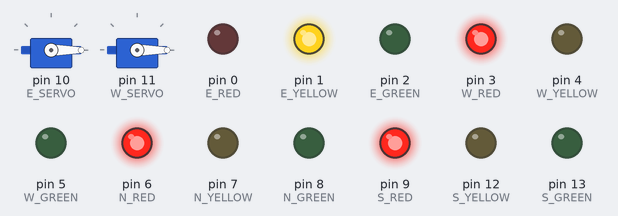
Simulated run of this sketch. Board: Arduino Uno, built with avr-gcc and run on an emulated ATmega328P. Parts: 2 × servo, output pins drawn as LEDs (lit = HIGH).

Above: at 0.1 s.
At 6.6 s:
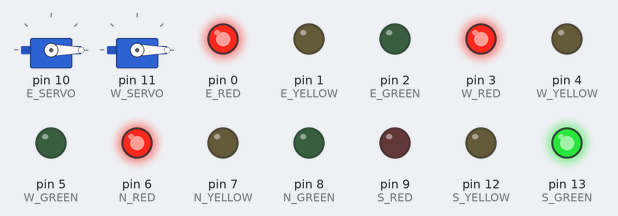
At 11.1 s:
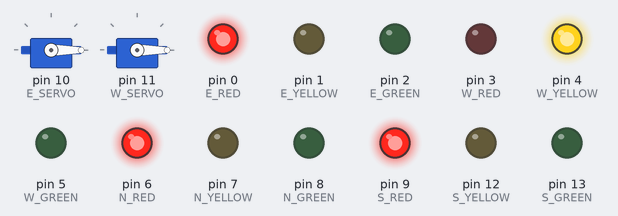
At 17.6 s:
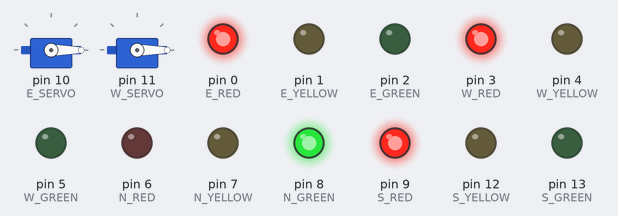
At 23.1 s:
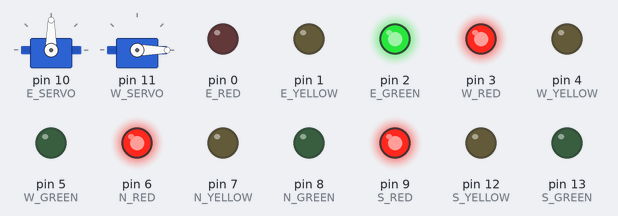
At 34.1 s:
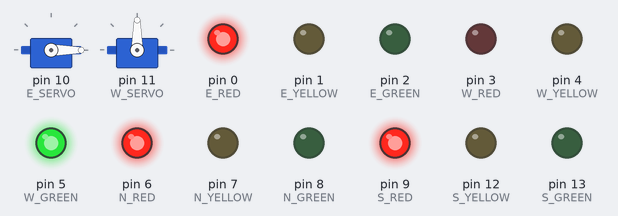
Timing chart, 0 to 40.0 s (numbered marks = the images above):
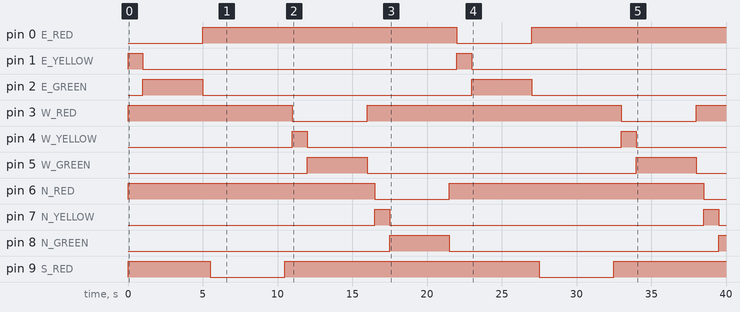

The sketch:

Traffic_lights.ino
```cpp
#include <Servo.h>

Servo E_servo;
Servo W_servo;

#define E_RED       0
#define E_YELLOW    1
#define E_GREEN     2

#define W_RED       3
#define W_YELLOW    4
#define W_GREEN     5

#define N_RED       6
#define N_YELLOW    7
#define N_GREEN     8

#define S_RED       9
#define S_YELLOW    12
#define S_GREEN     13

#define E_SERVO     10
#define W_SERVO     11

void setup() {
  // put your setup code here, to run once:
  E_servo.attach(E_SERVO);
  W_servo.attach(W_SERVO);

  E_servo.write(0);
  W_servo.write(0);

  pinMode(E_RED, OUTPUT);
  pinMode(E_YELLOW, OUTPUT);
  pinMode(E_GREEN, OUTPUT);

  pinMode(W_RED, OUTPUT);
  pinMode(W_YELLOW, OUTPUT);
  pinMode(W_GREEN, OUTPUT);

  pinMode(N_RED, OUTPUT);
  pinMode(N_YELLOW, OUTPUT);
  pinMode(N_GREEN, OUTPUT);

  pinMode(S_RED, OUTPUT);
  pinMode(S_YELLOW, OUTPUT);
  pinMode(S_GREEN, OUTPUT);

  pinMode(E_SERVO, OUTPUT);
  pinMode(W_SERVO, OUTPUT);

  digitalWrite(E_RED, HIGH);
  digitalWrite(W_RED, HIGH);
  digitalWrite(N_RED, HIGH);
  digitalWrite(S_RED, HIGH);

  digitalWrite(E_YELLOW, LOW);
  digitalWrite(W_YELLOW, LOW);
  digitalWrite(N_YELLOW, LOW);
  digitalWrite(S_YELLOW, LOW);

  digitalWrite(E_GREEN, LOW);
  digitalWrite(W_GREEN, LOW);
  digitalWrite(N_GREEN, LOW);
  digitalWrite(S_GREEN, LOW);
}

void loop() {
  // put your main code here, to run repeatedly:
  digitalWrite(E_RED, LOW);
  digitalWrite(E_YELLOW, HIGH);
  delay(1000);
  digitalWrite(E_YELLOW, LOW);
  digitalWrite(E_GREEN, HIGH);
  E_servo.write(90);
  delay(4000);
  digitalWrite(E_GREEN, LOW);
  digitalWrite(E_RED, HIGH);
  E_servo.write(0);
  delay(500);

  digitalWrite(S_RED, LOW);
  digitalWrite(S_YELLOW, HIGH);
  delay(1000);
  digitalWrite(S_YELLOW, LOW);
  digitalWrite(S_GREEN, HIGH);
  delay(4000);
  digitalWrite(S_GREEN, LOW);
  digitalWrite(S_RED, HIGH);
  delay(500);

  digitalWrite(W_RED, LOW);
  digitalWrite(W_YELLOW, HIGH);
  delay(1000);
  digitalWrite(W_YELLOW, LOW);
  digitalWrite(W_GREEN, HIGH);
  W_servo.write(90);
  delay(4000);
  digitalWrite(W_GREEN, LOW);
  digitalWrite(W_RED, HIGH);
  W_servo.write(0);
  delay(500);

  digitalWrite(N_RED, LOW);
  digitalWrite(N_YELLOW, HIGH);
  delay(1000);
  digitalWrite(N_YELLOW, LOW);
  digitalWrite(N_GREEN, HIGH);
  delay(4000);
  digitalWrite(N_GREEN, LOW);
  digitalWrite(N_RED, HIGH);
  delay(500);

}
```

Measured:
- by itself, pin 0 (E_RED): LOW → HIGH at 5.0 s, → LOW 17.0 s later, → HIGH 5.0 s later
- by itself, pin 1 (E_YELLOW), pin 4 (W_YELLOW), pin 7 (N_YELLOW), pin 12 (S_YELLOW): alternates HIGH for 1.0 s and LOW for 21.0 s
- by itself, pin 2 (E_GREEN), pin 5 (W_GREEN), pin 13 (S_GREEN): alternates HIGH for 4.0 s and LOW for 18.0 s
- by itself, pin 3 (W_RED), pin 9 (S_RED): alternates HIGH for 17.0 s and LOW for 5.0 s
- by itself, pin 6 (N_RED): HIGH → LOW at 16.5 s, → HIGH 5.0 s later, → LOW 17.0 s later
- by itself, pin 8 (N_GREEN): LOW → HIGH at 17.5 s, → LOW 4.0 s later, → HIGH 18.0 s later
- by itself, servo on pin 10 (E_SERVO), servo on pin 11 (W_SERVO): alternates 90° for 4.0 s and 0° for 18.0 s
